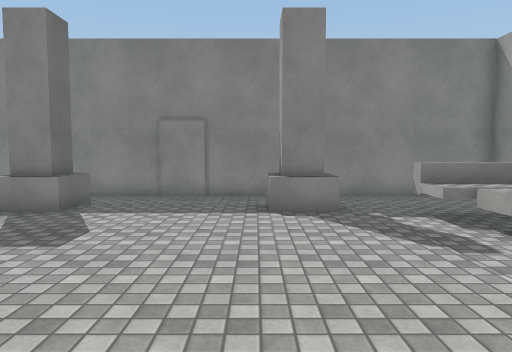
View 1 (above)

20 first-person views from a walk through a scene from a Unity 3-D project. The camera is 1.4 m above the floor, tilts 4° down and sees 70° across. The floor is counted in squares, 1 m on a side. Each view is taken from the middle of a square. On the plan, view 1 faces up. The plan holds only what a view shows up to about 16 squares ahead; the rest is blank. The place goes on beyond the plan. The player character is not drawn. Surface patterns are stand-ins for the level's own textures.

View 2
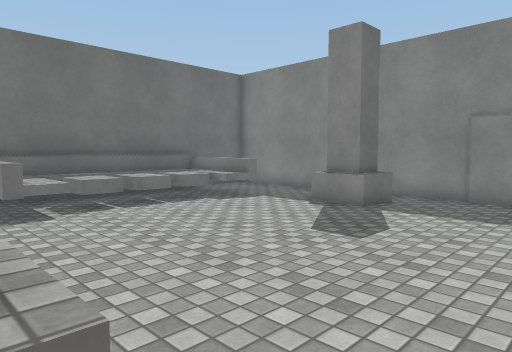

View 3
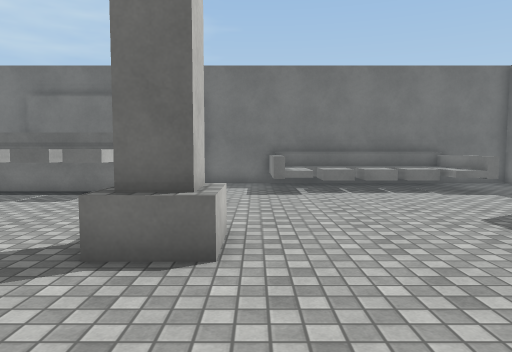

View 4
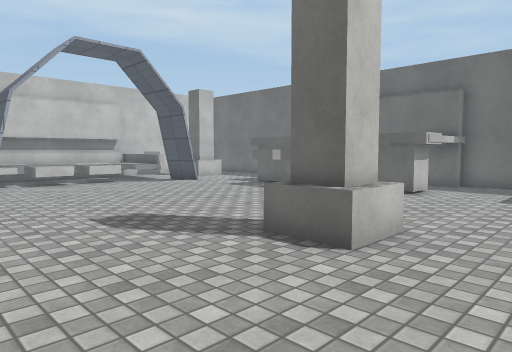

View 5
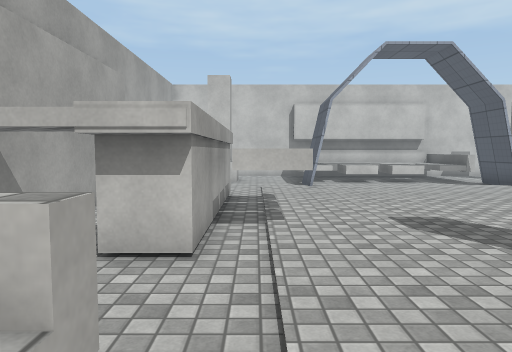

View 6
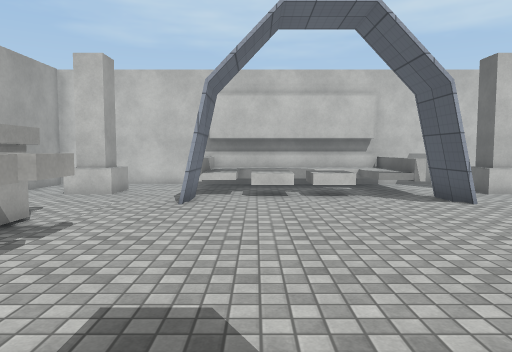

View 7
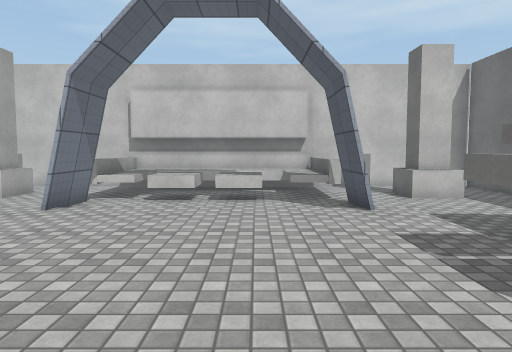

View 8
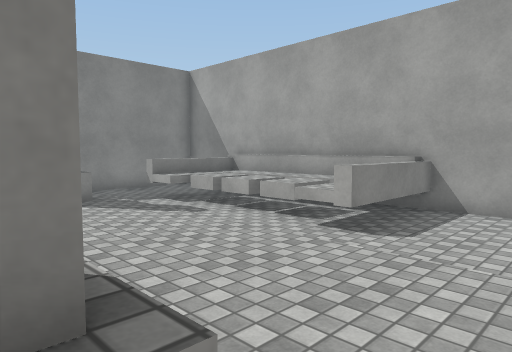

View 9
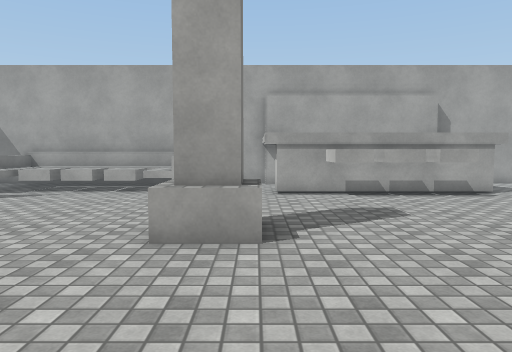

View 10
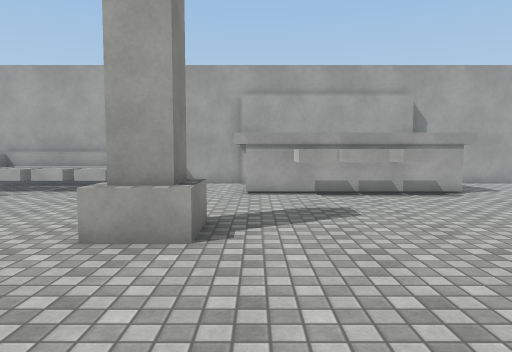

View 11
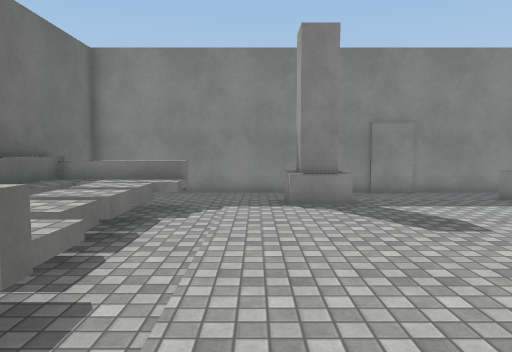

View 12
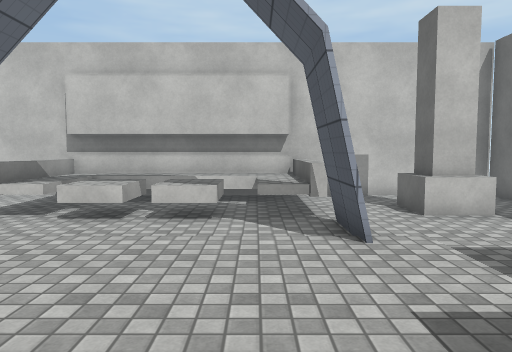

View 13
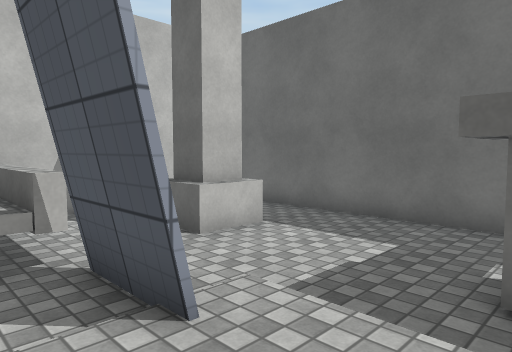

View 14
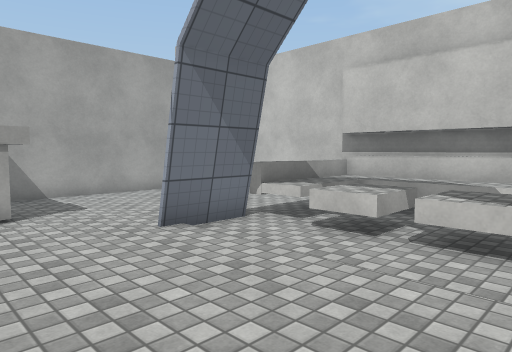

View 15
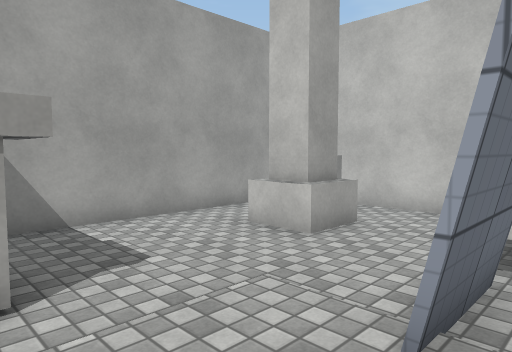

View 16
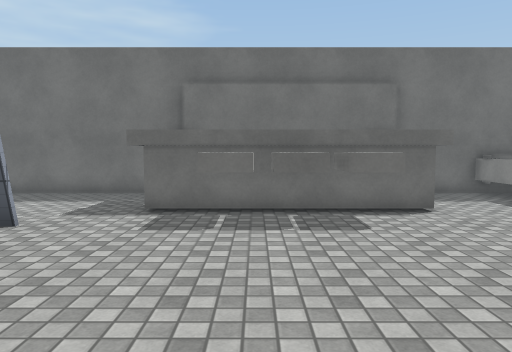

View 17
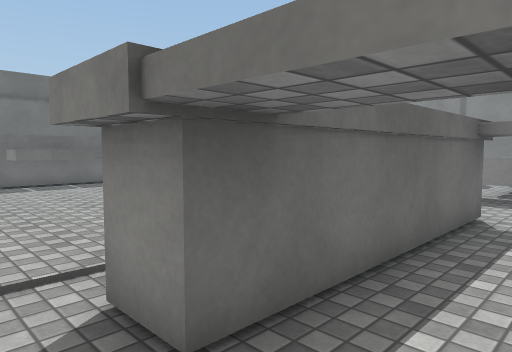

View 18
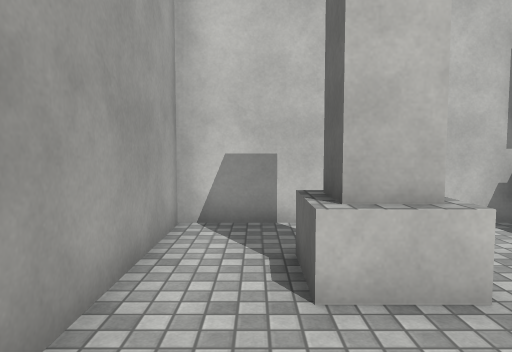

View 19
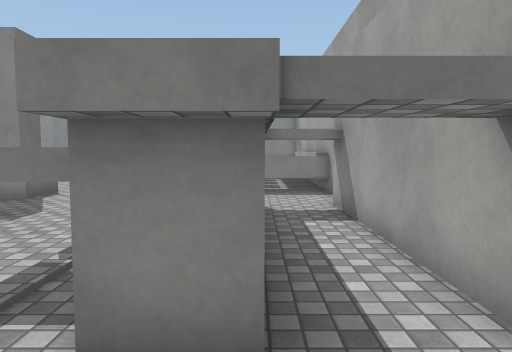

View 20
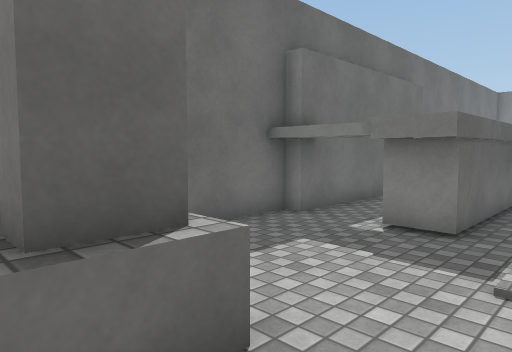

### Floor plan
Key: @ floor where view 1 was taken; # wall or solid block; . floor; = window, fence, low wall or low ledge; ^ raised ledge; O other object.
Columns run from 13 left of view 1 to 8 right of it. Each row starts with its distance up from view 1.
 12 ######################
 11 #....................#
 10 #......OO.....OO.....#
  9 #^^^^..OO.....OO.....#
  8 #^^^^............^^^^#
  7 #^^^.............^^^^#
  6 #^^^.............^^^^#
  5 #^^^.............^^^^#
  4 #^^^..............^^^#
  3 #^^^^............^^^^#
  2 #^^^^............^^^^#
  1 #....................#
  0 #.........OO.@.......#
 -1 #.........OO.........#
 -2 #####............#####
 -3  #  #^^.........^##=#
 -4  #  #^^........^^##.#
 -5  #  #^^........^^##.#
 -6  #. #^^........^^##.#
 -7  #. #^^........^^##.#
 -8 ##  #............####
 -9 #####............#####
-10 #....................#
-11 #.....#.......#......#
-12 #.....#.......#......#
-13 #..OO.#^^^^^^^^..OO..#
-14 #..OO..^^^^^^^^..OO..#
-15 #. OO..^^^^^^^^..OO..#
-16 #.  ...^^^^^^^^......#
-17 ######################

Positions as (right, up) in squares from view 1, and headings:
1: (0, 0), facing up
2: (0, 0), facing up-left
3: (3, 1), facing left
4: (3, 3), facing down-left
5: (3, 3), facing down
6: (-1, -1), facing down
7: (-4, -2), facing down
8: (-2, -2), facing up-right
9: (-8, -1), facing right
10: (-8, -2), facing right
11: (-7, -1), facing up
12: (-5, -5), facing down
13: (-5, -8), facing down-left
14: (-5, -7), facing down-right
15: (0, -8), facing down-right
16: (0, -6), facing left
17: (7, -10), facing up-left
18: (6, -10), facing down
19: (5, -11), facing up
20: (-7, -15), facing up-left
